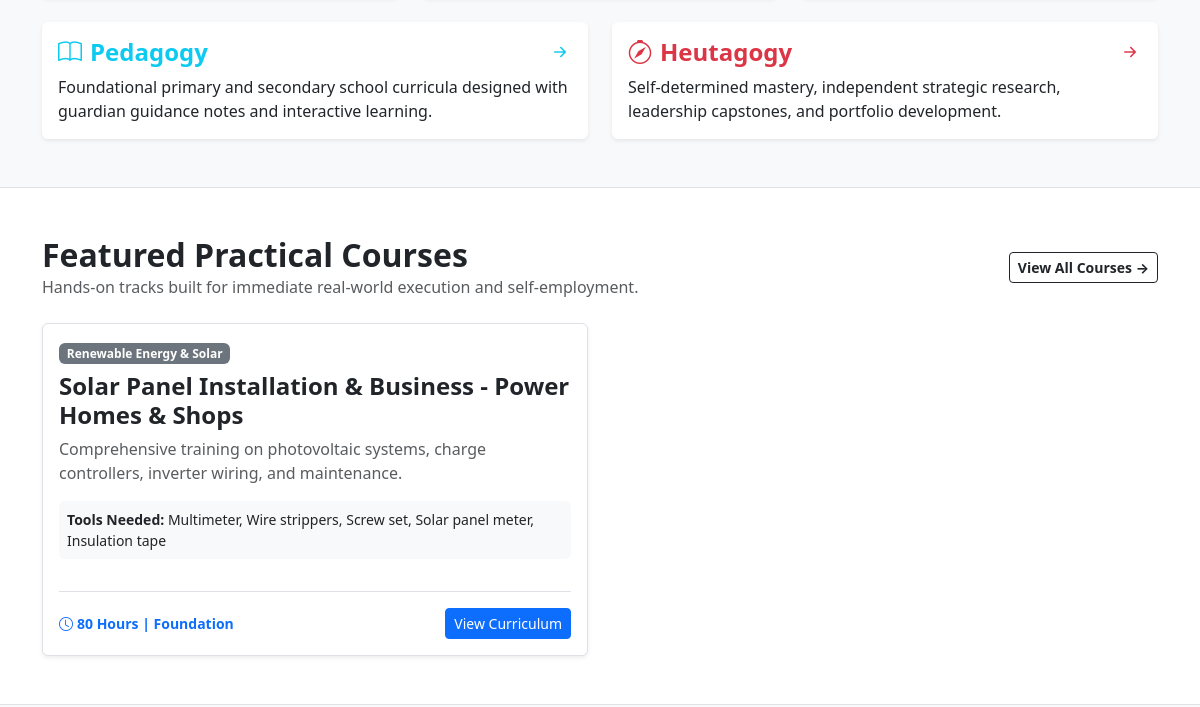
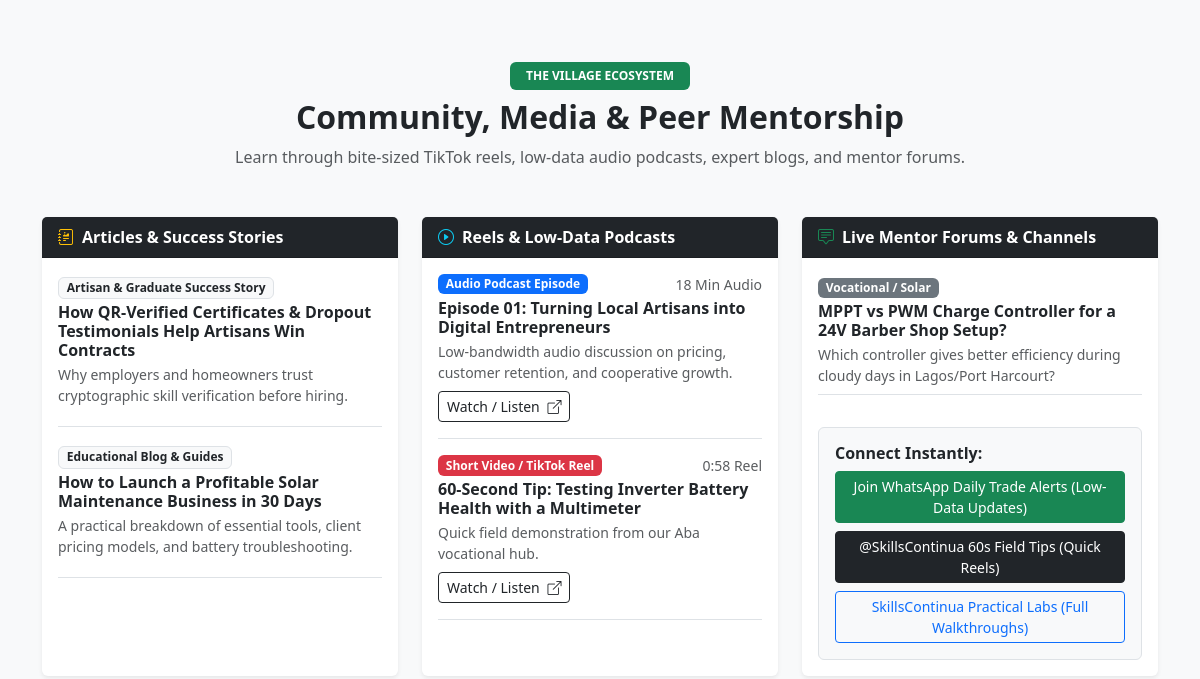
The app's page / (middle part), older data (2 pictures, top to bottom).
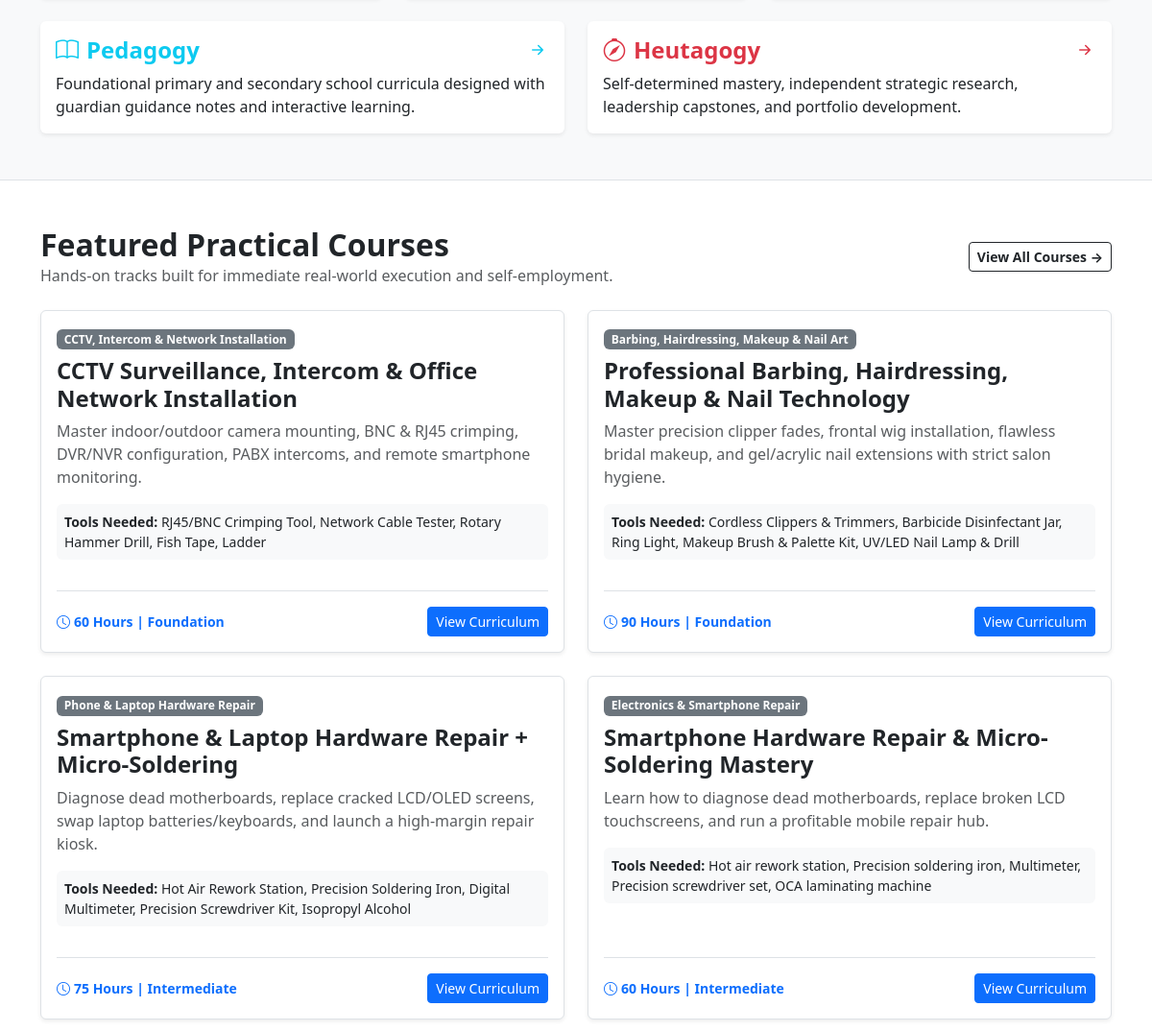
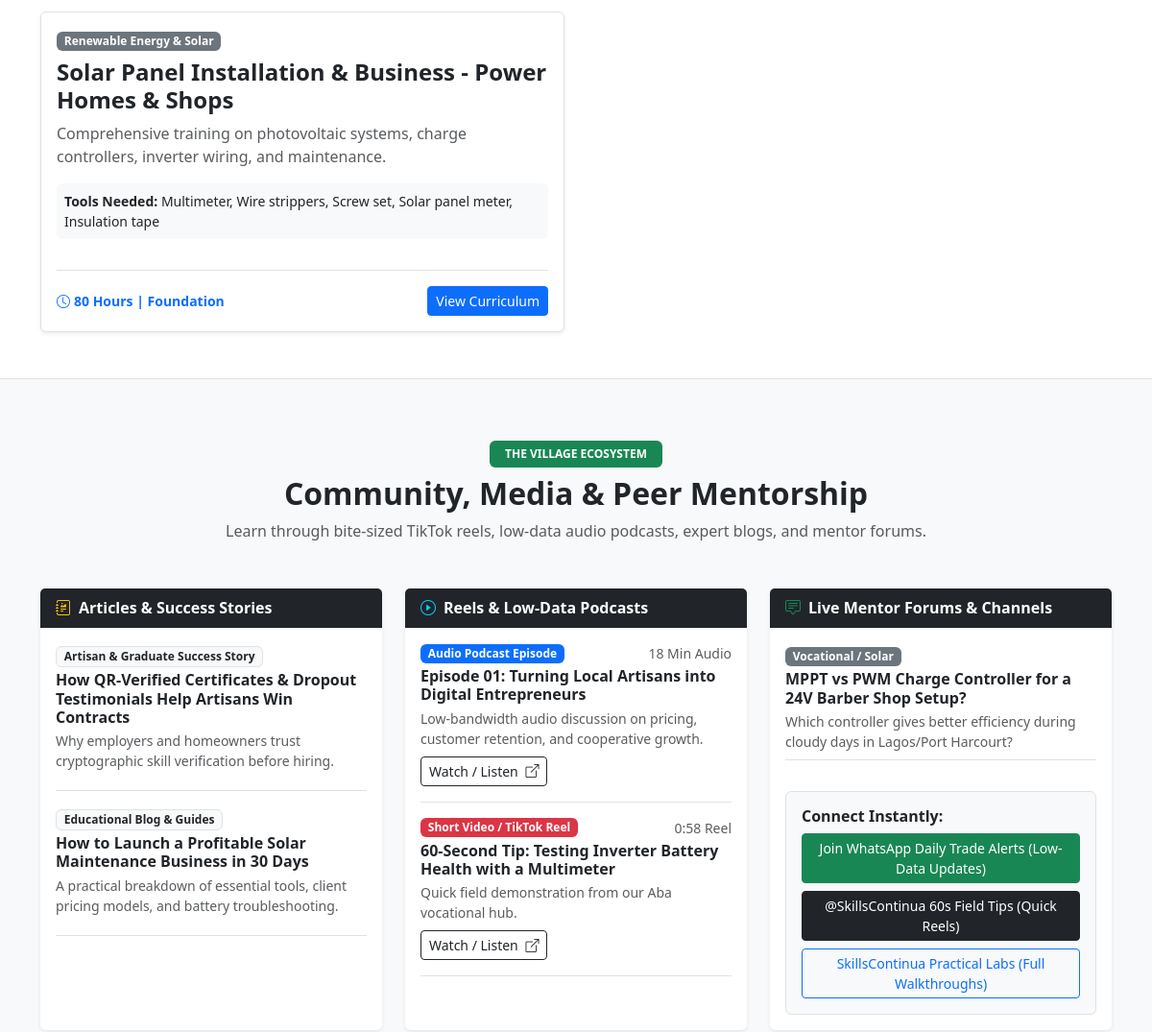
The same page, newer data (2 pictures, top to bottom).
### vocational/models.py (models this page shows, shortened)
class TradeCourse(models.Model):
    LEVEL_CHOICES = [
        ("Foundation", "Foundation / Beginner"),
        ("Intermediate", "Intermediate"),
        ("Advanced", "Advanced / Professional"),
    ]
    TIER_CHOICES = [
        ("tier_1", "Tier 1 — Free Foundation & Value Preview"),
        ("tier_2", "Tier 2 — Affordable Practical Proficiency"),
        ("tier_3", "Tier 3 — Professional Mastery & QR Credential"),
    ]
    category = models.ForeignKey(
        TradeCategory, related_name="trade_courses", on_delete=models.CASCADE
    )
    title = models.CharField(max_length=255)
    slug = models.SlugField(unique=True)
    description = models.TextField()
    banner_image = models.ImageField(
        upload_to="vocational/courses/",
        blank=True,
        null=True,
        help_text="Optional visual banner or setup diagram image for this course tier",
    )
    tier = models.CharField(
        max_length=20,
        choices=TIER_CHOICES,
        default="tier_1",
        help_text="Monetization & mastery tier: Tier 1 (Free), Tier 2 (Affordable Proficiency), Tier 3 (Professional + QR Credential)",
    )
    is_free_tier = models.BooleanField(
        default=True,
        help_text="True for Tier 1 appetite-building content; False for paid Tier 2/3 tracks",
    )
    level = models.CharField(
        max_length=50, choices=LEVEL_CHOICES, default="Foundation"
    )
    duration_hours = models.PositiveIntegerField(
        help_text="Practical training duration in hours"
    )
    credential_awarded = models.CharField(
        max_length=255,
        blank=True,
        help_text="e.g., Tier 1 Readiness Record, Tier 2 Proficiency Certificate, or Tier 3 Master QR Certificate & Transcript",
    )
    required_tools = models.TextField(
        help_text="List of tools, meters, crimpers, and PPE required for this trade"
    )
    safety_guidelines = models.TextField(
        help_text="Critical safety protocols, lockout/isolation rules, and hazard controls"
    )
    field_tips_summary = models.TextField(
        blank=True,
        help_text="High-value real-world 'trap avoidance' and self-employment tips for learners",
    )
    course_glossary_overview = models.TextField(
        blank=True,
        help_text="End-of-course or early-access glossary & reference guide covering course scope, duration, tools, terms, and safety",
    )
    is_featured = models.BooleanField(default=False)
    created_at = models.DateTimeField(auto_now_add=True)
    class Meta:
        ordering = ["tier", "title"]

class TradeCategory(models.Model):
    name = models.CharField(max_length=100, unique=True)  # e.g., Solar & Renewable Energy
    slug = models.SlugField(unique=True)
    description = models.TextField()
    logo_image = models.ImageField(
        upload_to="vocational/logos/",
        blank=True,
        null=True,
        help_text="Trade emblem or partner-ready category logo",
    )
    logo_svg_or_icon = models.CharField(
        max_length=100,
        blank=True,
        help_text="Optional icon class or short badge label for the trade",
    )
    class Meta:
        verbose_name_plural = "Trade Categories"
        ordering = ["name"]

### village/models.py (models this page shows, shortened)
class CommunityPost(models.Model):
    CATEGORY_CHOICES = [
        ("blog", "Educational Blog & Guides"),
        ("success_story", "Artisan & Graduate Success Story"),
        ("industry_news", "Industry & Tech Updates"),
        ("field_tip", "Field Trap & Safety Bulletin"),
    ]
    TIER_CHOICES = BaseCourse.TIER_CHOICES
    title = models.CharField(max_length=255)
    slug = models.SlugField(unique=True)
    author = models.ForeignKey(settings.AUTH_USER_MODEL, on_delete=models.SET_NULL, null=True)
    category = models.CharField(max_length=30, choices=CATEGORY_CHOICES, default="blog")
    related_trade_pillar = models.CharField(
        max_length=100,
        blank=True,
        help_text="e.g., Solar & Renewable Energy, Smartphone & Laptop Repair, Agriculture",
    )
    tier_visibility = models.CharField(
        max_length=20,
        choices=TIER_CHOICES,
        default="tier_1",
        help_text="Tier 1 = Public free appetite-builder; Tier 2/3 = Deeper practitioner insights",
    )
    summary = models.TextField(help_text="Short hook for cards and SEO meta description")
    content = models.TextField()
    is_published = models.BooleanField(default=True)
    is_featured = models.BooleanField(default=False)
    created_at = models.DateTimeField(auto_now_add=True)
    class Meta:
        ordering = ["-created_at"]

class MediaStream(models.Model):
    MEDIA_TYPE_CHOICES = [
        ("reel", "Short Video / TikTok Reel"),
        ("podcast", "Audio Podcast Episode"),
        ("webinar", "Live Workshop / Webinar Replay"),
    ]
    TIER_CHOICES = BaseCourse.TIER_CHOICES
    title = models.CharField(max_length=255)
    media_type = models.CharField(max_length=20, choices=MEDIA_TYPE_CHOICES, default="reel")
    related_trade_pillar = models.CharField(
        max_length=100,
        blank=True,
        help_text="e.g., Solar & Renewable Energy, Smartphone Repair",
    )
    tier_visibility = models.CharField(
        max_length=20,
        choices=TIER_CHOICES,
        default="tier_1",
        help_text="Tier 1 = Free value preview media; Tier 2/3 = Guided walkthrough media",
    )
    description = models.TextField(blank=True)
    external_url = models.URLField(
        help_text="Link to TikTok, YouTube Shorts, Spotify, or direct MP3/MP4"
    )
    duration_label = models.CharField(max_length=30, blank=True, help_text="e.g., 60 sec, 15 mins")
    is_featured = models.BooleanField(default=True)
    created_at = models.DateTimeField(auto_now_add=True)
    class Meta:
        ordering = ["-created_at"]

class ForumTopic(models.Model):
    title = models.CharField(max_length=255)
    slug = models.SlugField(unique=True)
    pillar_tag = models.CharField(
        max_length=50, default="General", help_text="e.g., Solar, Coding, Business, Study Help"
    )
    started_by = models.ForeignKey(settings.AUTH_USER_MODEL, on_delete=models.CASCADE)
    body = models.TextField()
    is_pinned = models.BooleanField(default=False)
    created_at = models.DateTimeField(auto_now_add=True)
    class Meta:
        ordering = ["-is_pinned", "-created_at"]

class SocialChannel(models.Model):
    PLATFORM_CHOICES = [
        ("whatsapp", "WhatsApp Community / Channel"),
        ("tiktok", "TikTok Official"),
        ("youtube", "YouTube Channel"),
        ("telegram", "Telegram Group"),
        ("facebook", "Facebook Community"),
        ("linkedin", "LinkedIn Network"),
    ]
    platform = models.CharField(max_length=30, choices=PLATFORM_CHOICES, unique=True)
    handle_or_label = models.CharField(
        max_length=100, help_text="e.g., Join our WhatsApp Trade Hub"
    )
    url = models.URLField()
    follower_count_label = models.CharField(max_length=50, blank=True, help_text="e.g., 12K+ Learners")
    is_active = models.BooleanField(default=True)

### core/views.py (the view)
# urls.py: path('', home_view, name='home'),
def home_view(request):
    context = {
        'featured_trades': TradeCourse.objects.filter(is_featured=True)[:6],
        'latest_posts': CommunityPost.objects.filter(is_published=True)[:3],
        'media_streams': MediaStream.objects.filter(is_featured=True)[:3],
        'forum_topics': ForumTopic.objects.all()[:3],
        'social_channels': SocialChannel.objects.filter(is_active=True),
        'monetization_offers': MonetizationOffer.objects.filter(is_active=True),
    }
    return render(request, 'core/home.html', context)

### templates/core/home.html (shortened to what the changed rows need)
{% load i18n %}
<!DOCTYPE html>
<html lang="{{ LANGUAGE_CODE|default:'en' }}" dir="{% if LANGUAGE_CODE == 'ar' %}rtl{% else %}ltr{% endif %}">
<head>
    <link href="https://cdn.jsdelivr.net/npm/bootstrap@5.3.2/dist/css/bootstrap.min.css" rel="stylesheet">
    <link href="https://cdn.jsdelivr.net/npm/bootstrap-icons@1.11.3/font/bootstrap-icons.min.css" rel="stylesheet">
</head>
<body class="bg-light">
    <section id="courses" class="bg-white py-5 border-top border-bottom">
        <div class="container">
            <div class="d-flex justify-content-between align-items-center mb-4 flex-wrap gap-2">
                <div>
                    <h2 class="fw-bold mb-0">{% trans "Featured Practical Courses" %}</h2>
                </div>
            </div>
            {% if featured_trades %}
                <div class="row g-4">
                    {% for course in featured_trades %}
                        <div class="col-md-6">
                            <div class="card h-100 border shadow-sm">
                                <div class="card-body d-flex flex-column justify-content-between">
                                    <div>
                                        <span class="badge bg-secondary mb-2">{{ course.category.name }}</span>
                                        <h4 class="fw-bold text-dark">{{ course.title }}</h4>
                                        <p class="text-muted">{{ course.description }}</p>
                                        <div class="small text-dark bg-light p-2 rounded mb-3">
                                            <strong>{% trans "Tools Needed:" %}</strong> {{ course.required_tools }}
                                        </div>
                                    </div>
                                    <div class="d-flex justify-content-between align-items-center mt-3 pt-3 border-top">
                                        <span class="text-primary fw-bold small"><i class="bi bi-clock me-1"></i>{{ course.duration_hours }} {% trans "Hours" %} | {{ course.level }}</span>
                                        <a href="{% url 'vocational:course_detail' course.slug %}" class="btn btn-sm btn-primary">{% trans "View Curriculum" %}</a>
                                    </div>
                                </div>
                            </div>
                        </div>
                    {% endfor %}
                </div>
            {% endif %}
        </div>
    </section>
    <section id="village" class="container my-5 py-3">
        <div class="text-center mb-5">
            <h2 class="fw-bold">{% trans "Community, Media & Peer Mentorship" %}</h2>
        </div>
        <div class="row g-4">
            <div class="col-lg-4">
                <div class="card h-100 shadow-sm border-0">
                    <div class="card-body">
                        {% for post in latest_posts %}
                            <div class="mb-3 pb-3 border-bottom">
                                <span class="badge bg-light text-dark border mb-1">{{ post.get_category_display }}</span>
                                <h6 class="fw-bold mb-1">{{ post.title }}</h6>
                                <p class="small text-muted mb-1">{{ post.summary }}</p>
                            </div>
                        {% empty %}
                            <p class="text-muted small">{% trans "No articles published yet." %}</p>
                        {% endfor %}
                    </div>
                </div>
            </div>
            <div class="col-lg-4">
                <div class="card h-100 shadow-sm border-0">
                    <div class="card-body">
                        {% for media in media_streams %}
                            <div class="mb-3 pb-3 border-bottom">
                                <div class="d-flex justify-content-between align-items-center mb-1">
                                    <span class="badge {% if media.media_type == 'reel' %}bg-danger{% else %}bg-primary{% endif %}">
                                        {{ media.get_media_type_display }}
                                    </span>
                                    <small class="text-muted">{{ media.duration_label }}</small>
                                </div>
                                <h6 class="fw-bold mb-1">{{ media.title }}</h6>
                                <p class="small text-muted mb-2">{{ media.description }}</p>
                                <a href="{{ media.external_url }}" target="_blank" rel="noopener" class="btn btn-sm btn-outline-dark">
                                    {% trans "Watch / Listen" %} <i class="bi bi-box-arrow-up-right ms-1"></i>
                                </a>
                            </div>
                        {% empty %}
                            <p class="text-muted small">{% trans "No reels or podcasts uploaded yet." %}</p>
                        {% endfor %}
                    </div>
                </div>
            </div>
            <div class="col-lg-4">
                <div class="card h-100 shadow-sm border-0">
                    <div class="card-body d-flex flex-column justify-content-between">
                        <div>
                            {% for topic in forum_topics %}
                                <div class="mb-3 pb-2 border-bottom">
                                    <span class="badge bg-secondary mb-1">{{ topic.pillar_tag }}</span>
                                    <h6 class="fw-bold mb-1">{{ topic.title }}</h6>
                                    <p class="small text-muted mb-0">{{ topic.body|truncatewords:18 }}</p>
                                </div>
                            {% empty %}
                                <p class="text-muted small">{% trans "No forum topics started yet." %}</p>
                            {% endfor %}
                        </div>
                        <div class="bg-light p-3 rounded border mt-3">
                            <div class="d-grid gap-2">
                                {% for social in social_channels %}
                                    <a href="{{ social.url }}" target="_blank" rel="noopener" class="btn btn-sm {% if social.platform == 'whatsapp' %}btn-success{% elif social.platform == 'tiktok' %}btn-dark{% else %}btn-outline-primary{% endif %}">
                                        {{ social.handle_or_label }} ({{ social.follower_count_label }})
                                    </a>
                                {% endfor %}
                            </div>
                        </div>
                    </div>
                </div>
            </div>
        </div>
    </section>
</body>
</html>

Row changes from the older to the newer data that the page shows:
added TradeCourse: category.name "CCTV, Intercom & Network Installation", title "CCTV Surveillance, Intercom & Office Network Installation", description "Master indoor/outdoor camera mounting, BNC & RJ45 crimping, DVR/NVR configuration, PABX intercoms, and remote smartphone monitoring.", required_tools "RJ45/BNC Crimping Tool, Network Cable Tester, Rotary Hammer Drill, Fish Tape, Ladder", duration_hours "60", level "Foundation"
added TradeCourse: category.name "Barbing, Hairdressing, Makeup & Nail Art", title "Professional Barbing, Hairdressing, Makeup & Nail Technology", description "Master precision clipper fades, frontal wig installation, flawless bridal makeup, and gel/acrylic nail extensions with strict salon hygiene.", required_tools "Cordless Clippers & Trimmers, Barbicide Disinfectant Jar, Ring Light, Makeup Brush & Palette Kit, UV/LED Nail Lamp & Drill", duration_hours "90", level "Foundation"
added TradeCourse: category.name "Phone & Laptop Hardware Repair", title "Smartphone & Laptop Hardware Repair + Micro-Soldering", description "Diagnose dead motherboards, replace cracked LCD/OLED screens, swap laptop batteries/keyboards, and launch a high-margin repair kiosk.", required_tools "Hot Air Rework Station, Precision Soldering Iron, Digital Multimeter, Precision Screwdriver Kit, Isopropyl Alcohol", duration_hours "75", level "Intermediate"
added TradeCourse: category.name "Electronics & Smartphone Repair", title "Smartphone Hardware Repair & Micro-Soldering Mastery", description "Learn how to diagnose dead motherboards, replace broken LCD touchscreens, and run a profitable mobile repair hub.", required_tools "Hot air rework station, Precision soldering iron, Multimeter, Precision screwdriver set, OCA laminating machine", duration_hours "60", level "Intermediate"
